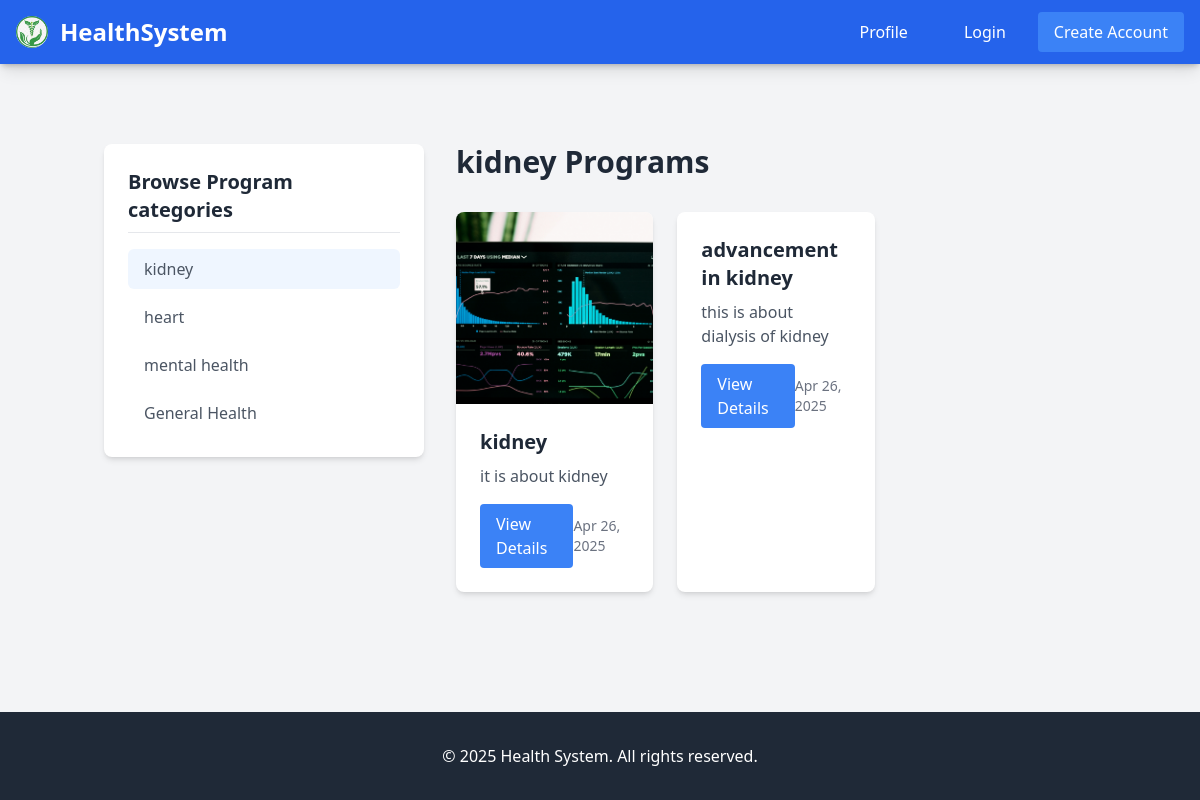
Page /programs/kidney/ on the committed database.
### health/models.py (models this page shows, shortened)
class Category(models.Model):
    name = models.CharField(max_length=100)
    slug = models.SlugField(max_length=100, unique=True)
    class Meta:
        verbose_name_plural = 'health_programs'

class Program(models.Model):
    category = models.ForeignKey(Category, related_name="programs", on_delete=models.CASCADE)
    name = models.CharField(max_length=100)
    slug = models.SlugField(max_length=100, unique=True)
    description = models.TextField(blank=True)
    available = models.BooleanField(default=True)
    created = models.DateTimeField(auto_now_add=True)
    updated = models.DateTimeField(auto_now=True)
    image = models.ImageField(upload_to='programs', blank=True, null=True)

### health/views.py (the view)
# urls.py: path('programs/', views.program_list_by_category, name='product_list_by_category'),
def program_list_by_category(request, category_slug):
    categories = Category.objects.all()
    current_category = None
    programs = Program.objects.filter(available=True)
    if category_slug:
        current_category = get_object_or_404(Category, slug=category_slug)
        programs = programs.filter(category=current_category)
    return render(request, 'program/programs/programs.html', {
        'categories': categories,
        'programs': programs,
        'current_category': current_category
    })

### health/templates/program/programs/programs.html
{% extends 'base.html' %}
{% load static %}
{% block content %}
<div class="container mx-auto px-4 py-8 flex flex-col md:flex-row gap-8">
    <aside class="w-full md:w-64 lg:w-80 shrink-0">
        <div class="bg-white p-6 rounded-lg shadow-md sticky top-8">
            <h2 class="text-xl font-bold mb-4 border-b pb-2">Browse Program categories</h2>
            <ul class="space-y-2">
                {% for category in categories %}
                <li>
                    <a href="{% url 'program_list_by_category' category.slug %}"
                       class="block px-4 py-2 text-gray-600 hover:bg-blue-50 hover:text-blue-700 rounded-md transition-colors {% if current_category.slug == category.slug %}bg-blue-50 text-blue-700 font-medium{% endif %}">
                        {{ category.name }}
                    </a>
                </li>
                {% endfor %}
            </ul>
        </div>
    </aside>
    <main class="flex-1">
        {% if current_category %}
        <h1 class="text-3xl font-bold mb-8">{{ current_category.name }} Programs</h1>
        {% else %}
        <h1 class="text-3xl font-bold mb-8">All Health Programs</h1>
        {% endif %}
        <div class="grid grid-cols-1 md:grid-cols-2 lg:grid-cols-3 gap-6">
            {% for program in programs %}
            <div class="bg-white rounded-lg shadow-md overflow-hidden">
                {% if program.image %}
                <img src="{{ program.image.url }}"
                     alt="{{ program.name }}"
                     class="w-full h-48 object-cover">
                {% endif %}
                <div class="p-6">
                    <h3 class="text-xl font-bold mb-2">{{ program.name }}</h3>
                    <p class="text-gray-600 mb-4">{{ program.description|truncatechars:100 }}</p>
                    <div class="flex items-center justify-between">
                        <a href="{% url 'program_detail' program.id program.slug %}"
                           class="bg-blue-500 text-white px-4 py-2 rounded hover:bg-blue-600">
                            View Details
                        </a>
                        <span class="text-sm text-gray-500">
                            {{ program.created|date:"M d, Y" }}
                        </span>
                    </div>
                </div>
            </div>
            {% empty %}
            <div class="col-span-full text-center py-4">
                No programs available in this category
            </div>
            {% endfor %}
        </div>
    </main>
</div>
{% endblock %}

### rows in the picture
Category: name "kidney"
Category: name "heart"
Category: name "mental health"
Category: name "General Health"
Program: image (picture), name "kidney", description "it is about kidney", created "Apr 26, 2025"
Program: name "advancement in kidney", description "this is about dialysis of kidney", created "Apr 26, 2025"
